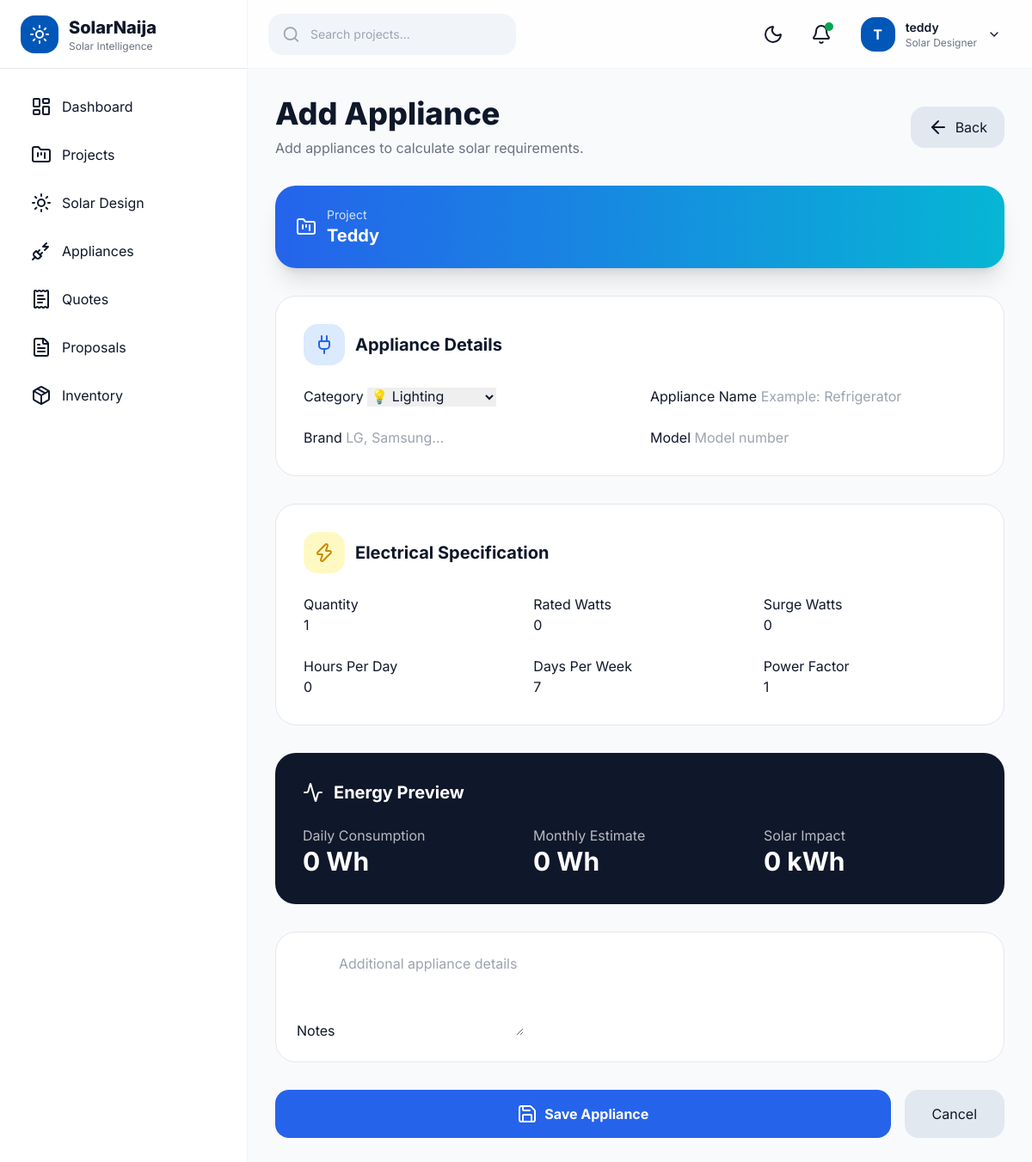
/projects/1/appliances/add/ (signed in), run on the app's committed database.
### solarnaija/models.py (models this page shows, shortened)
class User(AbstractUser):
    ROLE_CHOICES = (
        ("admin", "Administrator"),
        ("customer", "Customer"),
    )
    phone = models.CharField(
        max_length=20,
        blank=True
    )
    company = models.CharField(
        max_length=200,
        blank=True
    )
    address = models.TextField(
        blank=True
    )
    avatar = models.ImageField(
        upload_to="avatars/",
        blank=True,
        null=True
    )
    role = models.CharField(
        max_length=20,
        choices=ROLE_CHOICES,
        default="customer"
    )
    created_at = models.DateTimeField(
        auto_now_add=True
    )
    updated_at = models.DateTimeField(
        auto_now=True
    )
    class Meta:
        ordering = ["username"]

class SolarProject(models.Model):
    STATUS_CHOICES = (
        ("draft", "Draft"),
        ("design", "Designing"),
        ("quoted", "Quoted"),
        ("approved", "Approved"),
        ("installed", "Installed"),
        ("completed", "Completed"),
    )
    SYSTEM_CHOICES = (
        ("offgrid", "Off Grid"),
        ("hybrid", "Hybrid"),
        ("ongrid", "On Grid"),
    )
    ROOF_CHOICES = (
        ("flat", "Flat"),
        ("pitched", "Pitched"),
        ("metal", "Metal"),
    )
    owner = models.ForeignKey(
        settings.AUTH_USER_MODEL,
        on_delete=models.CASCADE,
        related_name="projects"
    )
    project_number = models.CharField(
        max_length=30,
        unique=True
    )
    client_name = models.CharField(
        max_length=200
    )
    email = models.EmailField(
        blank=True
    )
    phone = models.CharField(
        max_length=20,
        blank=True
    )
    company = models.CharField(
        max_length=200,
        blank=True
    )
    location = models.CharField(
        max_length=255
    )
    latitude = models.DecimalField(
        max_digits=9,
        decimal_places=6,
        null=True,
        blank=True
    )
    longitude = models.DecimalField(
        max_digits=9,
        decimal_places=6,
        null=True,
        blank=True
    )
    system_type = models.CharField(
        max_length=20,
        choices=SYSTEM_CHOICES,
        default="hybrid"
    )
    roof_type = models.CharField(
        max_length=20,
        choices=ROOF_CHOICES,
        default="pitched"
    )
    roof_area = models.FloatField(
        default=0
    )
    roof_tilt = models.PositiveIntegerField(
        default=20
    )
    roof_orientation = models.CharField(
        max_length=50,
        default="South"
    )
    sun_hours = models.FloatField(
        default=5
    )
    system_voltage = models.PositiveIntegerField(
        default=24
    )
    battery_autonomy = models.PositiveIntegerField(
        default=1
    )
    system_losses = models.FloatField(
        default=20
    )
    design_factor = models.FloatField(
        default=1.2
    )
    budget = models.DecimalField(
        max_digits=15,
        decimal_places=2,
        default=0
    )
    notes = models.TextField(
        blank=True
    )
    status = models.CharField(
        max_length=20,
        choices=STATUS_CHOICES,
        default="draft"
    )
    created_at = models.DateTimeField(
        auto_now_add=True
    )
    updated_at = models.DateTimeField(
        auto_now=True
    )
    class Meta:
        ordering = ["-created_at"]

### solarnaija/views.py (the view, shortened to what this page needs)
@login_required
def add_appliance(request, pk):
    project = get_object_or_404(
        SolarProject,
        pk=pk,
        owner=request.user
    )
    return render(
        request,
        "projects/add_appliance.html",
        {
            "project": project
        }
    )

### solarnaija/templates/projects/add_appliance.html (shortened to what this page needs)
{% extends "base.html" %}
{% block content %}
<div
class="max-w-5xl mx-auto space-y-8"
x-data="{
 watts:0,
 quantity:1,
 hours:0,
 get daily(){
    return this.watts*this.quantity*this.hours
 }
}"
>
<div class="flex flex-col md:flex-row md:items-center justify-between gap-5">
<div>
<h1 class="text-3xl md:text-4xl font-extrabold">
Add Appliance
</h1>
<p class="text-gray-500 mt-2">
Add appliances to calculate solar requirements.
</p>
</div>
<button
onclick="window.location.href='{% url 'project_detail' project.id %}'"
class="px-5 py-3 rounded-2xl bg-slate-200 dark:bg-slate-800 flex items-center gap-2">
<i data-lucide="arrow-left"></i>
Back
</button>
</div>
<div
class="bg-gradient-to-r from-blue-600 to-cyan-500 text-white rounded-3xl p-6 shadow-xl">
<div class="flex items-center gap-3">
<i data-lucide="folder-kanban"></i>
<div>
<p class="text-sm opacity-80">
Project
</p>
<h2 class="font-bold text-xl">
{{ project.client_name }}
</h2>
</div>
</div>
</div>
<form
method="POST"
class="space-y-8">
<section
class="bg-white dark:bg-slate-900 rounded-3xl border p-6 md:p-8 animate-slide">
<div class="flex items-center gap-3 mb-6">
<div class="p-3 rounded-2xl bg-blue-100 text-blue-600">
<i data-lucide="plug"></i>
</div>
<h2 class="text-xl font-bold">
Appliance Details
</h2>
</div>
<div class="grid md:grid-cols-2 gap-6">
<div>
<label class="label">
Category
</label>
<select
name="category"
class="input">
<option value="lighting">
💡 Lighting
</option>
</select>
</div>
<div>
<label class="label">
Appliance Name
</label>
<input
name="name"
required
class="input"
placeholder="Example: Refrigerator">
</div>
<div>
<label class="label">
Brand
</label>
<input
name="brand"
class="input"
placeholder="LG, Samsung...">
</div>
<div>
<label class="label">
Model
</label>
<input
name="model"
class="input"
placeholder="Model number">
</div>
</div>
</section>
<section
class="bg-white dark:bg-slate-900 rounded-3xl border p-6 md:p-8">
<div class="flex items-center gap-3 mb-6">
<div class="p-3 rounded-2xl bg-yellow-100 text-yellow-600">
<i data-lucide="zap"></i>
</div>
<h2 class="text-xl font-bold">
Electrical Specification
</h2>
</div>
<div class="grid md:grid-cols-3 gap-5">
<div>
<label class="label">
Quantity
</label>
<input
type="number"
min="1"
value="1"
x-model="quantity"
name="quantity"
class="input">
</div>
<div>
<label class="label">
Rated Watts
</label>
<input
type="number"
required
x-model="watts"
name="watts"
class="input"
placeholder="500">
</div>
<div>
<label class="label">
Surge Watts
</label>
<input
type="number"
name="surge_watts"
value="0"
class="input">
</div>
</div>
<div class="grid md:grid-cols-3 gap-5 mt-6">
<div>
<label class="label">
Hours Per Day
</label>
<input
type="number"
step="0.5"
x-model="hours"
name="hours_per_day"
class="input"
placeholder="5">
</div>
<div>
<label class="label">
Days Per Week
</label>
<input
type="number"
name="days_per_week"
value="7"
class="input">
</div>
<div>
<label class="label">
Power Factor
</label>
<input
type="number"
step="0.01"
name="power_factor"
value="1"
class="input">
</div>
</div>
</section>
<section
class="bg-slate-900 text-white rounded-3xl p-6 md:p-8">
<div class="flex items-center gap-3">
<i data-lucide="activity"></i>
<h2 class="text-xl font-bold">
Energy Preview
</h2>
</div>
<div class="mt-6 grid md:grid-cols-3 gap-5">
<div>
<p class="opacity-70">
Daily Consumption
</p>
<h3 class="text-3xl font-bold">
<span x-text="daily">
</span>
Wh
</h3>
</div>
<div>
<p class="opacity-70">
Monthly Estimate
</p>
<h3 class="text-3xl font-bold">
<span x-text="daily*30">
</span>
Wh
</h3>
</div>
<div>
<p class="opacity-70">
Solar Impact
</p>
<h3 class="text-3xl font-bold">
<span x-text="Math.ceil(daily/1000)">
</span>
kWh
</h3>
</div>
</div>
</section>
<section
class="bg-white dark:bg-slate-900 rounded-3xl border p-6">
<label class="label">
Notes
</label>
<textarea
name="notes"
rows="4"
class="input"
placeholder="Additional appliance details"></textarea>
</section>
<div class="flex flex-col md:flex-row gap-4">
<button
type="submit"
class="flex-1 py-4 rounded-2xl bg-blue-600 text-white font-bold flex justify-center items-center gap-2 hover:scale-105 transition">
<i data-lucide="save"></i>
Save Appliance
</button>
<button
type="button"
onclick="window.location.href='{% url 'project_detail' project.id %}'"
class="px-8 py-4 rounded-2xl bg-slate-200 dark:bg-slate-800">
Cancel
</button>
</div>
</form>
</div>
{% endblock %}

### solarnaija/templates/base.html (shortened to what this page needs)
{% load static %}
<!DOCTYPE html>
<html lang="en"
      x-data="{
          sidebar:false,
          dark:false
      }"
      :class="dark ? 'dark' : ''">
<head>
<script src="https://cdn.tailwindcss.com"></script>
</head>
<body class="bg-slate-50 text-slate-900 dark:bg-slate-950 dark:text-white">
<aside
class="fixed top-0 left-0 h-screen w-72 bg-white dark:bg-slate-900 border-r border-gray-100 dark:border-slate-800 z-50 sidebar-transition"
:class="sidebar ? 'translate-x-0':'-translate-x-full lg:translate-x-0'"
>
<div class="h-20 flex items-center px-6 border-b">
<div class="flex items-center gap-3">
<div class="w-11 h-11 rounded-2xl bg-primary flex items-center justify-center text-white">
<i data-lucide="sun"></i>
</div>
<div>
<h1 class="font-extrabold text-xl">
SolarNaija
</h1>
<p class="text-xs text-gray-500">
Solar Intelligence
</p>
</div>
</div>
</div>
<nav class="p-5 space-y-2">
<a href="{% url 'dashboard' %}"
class="flex items-center gap-3 px-4 py-3 rounded-2xl hover:bg-blue-50 hover:text-primary transition">
<i data-lucide="layout-dashboard"></i>
<span>
Dashboard
</span>
</a>
<a href="{% url 'projects' %}"
class="flex items-center gap-3 px-4 py-3 rounded-2xl hover:bg-blue-50 hover:text-primary transition">
<i data-lucide="folder-kanban"></i>
<span>
Projects
</span>
</a>
<a href="#"
class="flex items-center gap-3 px-4 py-3 rounded-2xl hover:bg-blue-50 hover:text-primary transition">
<i data-lucide="sun"></i>
<span>
Solar Design
</span>
</a>
<a href="#"
class="flex items-center gap-3 px-4 py-3 rounded-2xl hover:bg-blue-50 hover:text-primary transition">
<i data-lucide="plug-zap"></i>
<span>
Appliances
</span>
</a>
<a href="#"
class="flex items-center gap-3 px-4 py-3 rounded-2xl hover:bg-blue-50 hover:text-primary transition">
<i data-lucide="receipt-text"></i>
<span>
Quotes
</span>
</a>
<a href="#"
class="flex items-center gap-3 px-4 py-3 rounded-2xl hover:bg-blue-50 hover:text-primary transition">
<i data-lucide="file-text"></i>
<span>
Proposals
</span>
</a>
<a href="#"
class="flex items-center gap-3 px-4 py-3 rounded-2xl hover:bg-blue-50 hover:text-primary transition">
<i data-lucide="package"></i>
<span>
Inventory
</span>
</a>
</nav>
</aside>
<div class="lg:ml-72 min-h-screen">
    <header class="sticky top-0 z-30 h-20 bg-white/80 dark:bg-slate-900/80 backdrop-blur-xl border-b border-gray-100 dark:border-slate-800">
        <div class="h-full px-4 sm:px-6 flex items-center justify-between">
            <div class="flex items-center gap-4">
                <div class="hidden md:flex items-center gap-3 bg-slate-100 dark:bg-slate-800 rounded-2xl px-4 py-3 w-72">
                    <i data-lucide="search" class="text-gray-400"></i>
                    <input
                    type="text"
                    placeholder="Search projects..."
                    class="bg-transparent outline-none text-sm w-full">
                </div>
            </div>
            <div class="flex items-center gap-3">
                <button
                @click="dark=!dark"
                class="w-11 h-11 rounded-2xl hover:bg-gray-100 dark:hover:bg-slate-800 flex items-center justify-center">
                    <i x-show="!dark" data-lucide="moon"></i>
                </button>
                <button
                class="relative w-11 h-11 rounded-2xl hover:bg-gray-100 dark:hover:bg-slate-800 flex items-center justify-center">
                    <i data-lucide="bell"></i>
                    <span class="absolute top-2 right-2 w-2.5 h-2.5 bg-secondary rounded-full">
                    </span>
                </button>
                <div
                x-data="{profile:false}"
                class="relative">
                    <button
                    @click="profile=!profile"
                    class="flex items-center gap-3 px-3 py-2 rounded-2xl hover:bg-gray-100 dark:hover:bg-slate-800">
                        <div class="w-10 h-10 rounded-2xl bg-primary text-white flex items-center justify-center font-bold">
                            {{ request.user.username|first|upper }}
                        </div>
                        <div class="hidden sm:block text-left">
                            <p class="text-sm font-semibold">
                                {{ request.user.username }}
                            </p>
                            <p class="text-xs text-gray-500">
                                Solar Designer
                            </p>
                        </div>
                        <i data-lucide="chevron-down" class="w-4"></i>
                    </button>
                </div>
            </div>
        </div>
    </header>
    <main class="p-4 sm:p-6 lg:p-8">
        {% block content %}
        {% endblock %}
    </main>
</div>
</body>
</html>

### solarnaija/templates/base.html (style rules this page uses)
body { font-family:'Inter',sans-serif; }
.sidebar-transition { transition:transform .3s ease; }

### data on the page
User: user.username|first "T", user.username "teddy"
SolarProject: client_name "Teddy"
